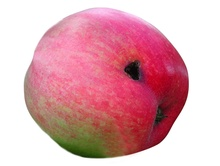
%> input picture source/input_images/ac-3.jpg, 220 x 166 px, shrunk from 500 x 378 before the run, given in place of fs-s-1.jpg, which was not available
$ octave blackdiseases.m   (GNU Octave 9; MATLAB toolbox functions it lacks are replaced by stand-ins)
%> lines starting %> are read from the running program, lines starting %| are printed output that depends on the picture; in (x1, y1, x2, y2) boxes, pixels count from 0 and x2, y2 are one past the last pixel; in counts of white or black regions, pixels touching at a corner belong together; the program's own positions count from 1; pictures that were not available may be replaced by others from this repository, and a replacement may not be noted
diseases = {'fs-s-','ac-s-'};
pixels = zeros(1,length(diseases));
disease_name = {};
last = 1;
for diseaseno = 1:length(diseases)
    for c = 1:5
        img_filename = strcat(strcat(diseases{diseaseno}, int2str(c)), '.jpg');
        img_original = imread(img_filename);
%> img_original is the input picture: size 166x220x3 uint8; mean R, G, B 221.5, 168.9, 177.3
        img_bw = rgb2gray(img_original);
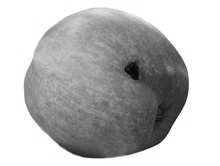
%> img_bw: size 166x220 uint8; min 6, max 255, mean 185.6

        % Gray level slicing
        bin_black_disease=img_bw;
        [row,col]=size(bin_black_disease);
%> row = 166; col = 220
        black_disease_l1=0;
        black_disease_l2=100;
        for x=1:row
            for y=1:col
                if((img_bw(x,y)>black_disease_l1) && (img_bw(x,y)<black_disease_l2))
                    bin_black_disease(x,y)=255;
                else
                    bin_black_disease(x,y)=0;
                end
            end
        end
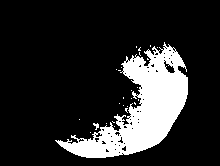
%> bin_black_disease: size 166x220 uint8; 16.7% white; 26 white regions (24 under 20 px), largest, box (x1, y1, x2, y2) and area: (55, 42, 188, 158) 6025, (93, 123, 99, 130) 23

        % Add roberts filter, increase sensitivity by 0.07
        [edges, thresh] = edge(img_bw,'Roberts');
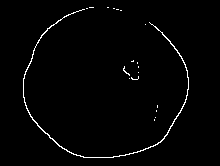
%> edges: size 166x220 logical; 1.6% white in thin lines or dots, all inside (x1, y1, x2, y2) = (23, 7, 189, 158)
%> thresh = 0.0946
        sens = thresh + 0.07;
%> sens = 0.165
        imgsep = edge(img_bw,'Roberts', sens);
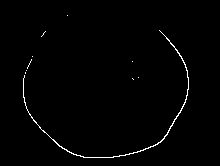
%> imgsep: size 166x220 logical; 1.1% white in thin lines or dots, all inside (x1, y1, x2, y2) = (23, 15, 189, 158)
        figure(c+2), imshow(imgsep);

        % Get 4-m connected neighbors
        [L, n] = bwlabel(bin_black_disease&imgsep, 4);
%> L: size 166x220 double; 52 distinct labels, from 0 to 51
%> n = 51

        % Append number of 4-m conncted regions
        pixels(last) = n;

        figure(c),
            subplot(2,2,1), imshow(img_bw), title(img_filename),
            subplot(2,2,2), imshow(bin_black_disease),
            subplot(2,2,3), imshow(imgsep),
            subplot(2,2,4), imshow(bin_black_disease&imgsep), title(strcat('4-m Pixels = ', int2str(n)));
%> after `imshow(bin_black_disease&imgsep)`:
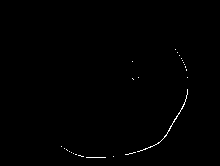
%> displayed picture: size 166x220 logical; 0.42% white in thin lines or dots, all inside (x1, y1, x2, y2) = (61, 49, 188, 158)
%> (the run ends here)
